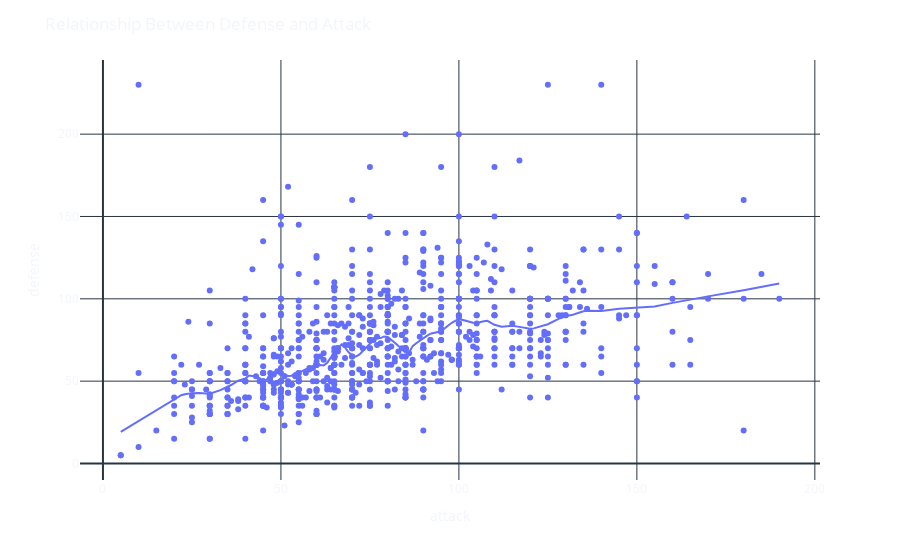

Notebook code cell kept with this figure:
### Markdown cell above
### Scatter Plot

A scatter plot is a type of plot or mathematical diagram using Cartesian coordinates to display values for typically two variables for a set of data. _They can be used to look for the relation between two variables._ Let us look for the relationship between `defense` and `attack`.

### Code cell
fig = px.scatter(df, x='attack', y='defense', trendline='lowess',
                 trendline_options=dict(frac=0.1))  
fig.update_layout(                                 
    template='plotly_dark',
    title='Relationship Between Defense and Attack',
    paper_bgcolor='rgba(0, 0, 0, 0)',
    plot_bgcolor='rgba(0, 0, 0, 0)'
)
fig.show()

### Figure 1 — Plotly figure (JSON) as saved in the notebook; plotly's stock layout.template omitted (floating-point values rounded to 4 significant figures; data arrays with more than 128 entries replaced by an {"elided": "..."} marker saying what was removed)
{"data": [{"hovertemplate": "attack=%{x}<br>defense=%{y}<extra></extra>", "legendgroup": "", "marker": {"color": "#636efa", "symbol": "circle"}, "mode": "markers", "name": "", "orientation": "v", "showlegend": false, "type": "scatter", "x": {"elided": "800 int values"}, "xaxis": "x", "y": {"elided": "800 int values"}, "yaxis": "y"}, {"hovertemplate": "<b>LOWESS trendline</b><br><br>attack=%{x}<br>defense=%{y} <b>(trend)</b><extra></extra>", "legendgroup": "", "marker": {"color": "#636efa", "symbol": "circle"}, "mode": "lines", "name": "", "showlegend": false, "type": "scatter", "x": {"elided": "800 int values"}, "xaxis": "x", "y": {"elided": "800 float values"}, "yaxis": "y"}], "layout": {"legend": {"tracegroupgap": 0}, "margin": {"t": 60}, "paper_bgcolor": "rgba(0, 0, 0, 0)", "plot_bgcolor": "rgba(0, 0, 0, 0)", "title": {"text": "Relationship Between Defense and Attack"}, "xaxis": {"anchor": "y", "domain": [0, 1], "title": {"text": "attack"}}, "yaxis": {"anchor": "x", "domain": [0, 1], "title": {"text": "defense"}}}}
